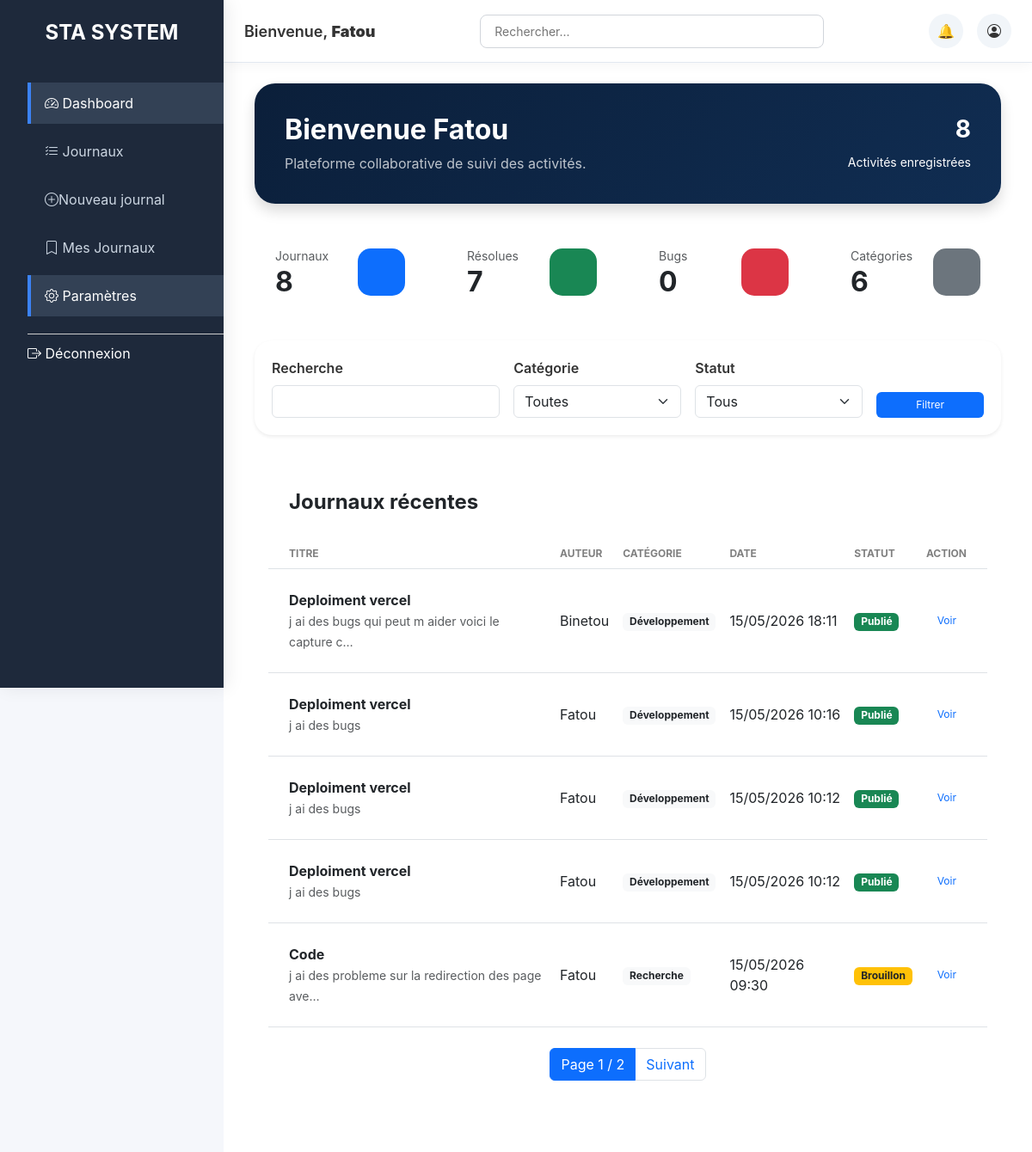
The page /activities/dashboard/ (signed in) on the database its author committed.
### activities/models.py (models this page shows, shortened)
class Journal(models.Model):
    titre = models.CharField(max_length=200)
    contenu = models.TextField()
    datecreation = models.DateTimeField(auto_now_add=True)
    categorie = models.ForeignKey(Categorie, on_delete=models.CASCADE)
    capture = models.ImageField(upload_to='captures/', null=True, blank=True)
    auteur = models.ForeignKey('auth.User', on_delete=models.CASCADE)
    STATUTS = (
        ('brouillon', 'Brouillon'),
        ('publie', 'Publié'),
        ('resolu', 'Résolu'),
    )
    statut = models.CharField(max_length=20, choices=STATUTS, default='brouillon')
    class Meta:
        ordering = ['-datecreation']
        verbose_name = "Journal"
        verbose_name_plural = "Journaux"

class Categorie(models.Model):
    nom = models.CharField(max_length=100)
    description = models.TextField()
    couleur = models.CharField(max_length=7, default='#007bff')
    datecreation = models.DateTimeField(auto_now_add=True)
    class Meta:
        ordering = ['nom']
        verbose_name = "Catégorie"
        verbose_name_plural = "Catégories"

### activities/views.py (the view)
# urls.py: path('dashboard/', views.dashboard, name='dashboard'),
@login_required(login_url='login')
def dashboard(request):
    activities = Journal.objects.all().order_by('-datecreation')
    search = request.GET.get('search')
    if search:
        activities = activities.filter(titre__icontains=search)
    categorie = request.GET.get('categorie')
    if categorie:
        activities = activities.filter(categorie_id=categorie)
    statut = request.GET.get('statut')
    if statut:
        activities = activities.filter(statut=statut)
    paginator = Paginator(activities, 5)  # 10 lignes par page
    page_number = request.GET.get('page')
    page_obj = paginator.get_page(page_number)
    context = {
        'recent_activities': page_obj,
        'page_obj': page_obj,
        'categories': Categorie.objects.all(),
        'total_activities': Journal.objects.count(),
        'resolved_activities': Journal.objects.filter(statut='publie').count(),
        'reported_bugs': Journal.objects.filter(statut='brouillon').count(),
        'categories_count': Categorie.objects.count(),
    }
    return render(request, 'dashboard.html', context)

### activities/templates/dashboard.html (shortened to what this page needs)
{% extends 'base.html' %}
{% block content %}
<div class="container-fluid">
    <div class="dashboard-hero shadow mb-4">
        <div class="d-flex justify-content-between align-items-center flex-wrap">
            <div>
                <h2 class="fw-bold mb-2">
                    Bienvenue {{ user.username }}
                </h2>
                <p class="mb-0 text-light opacity-75">
                    Plateforme collaborative de suivi des activités.
                </p>
            </div>
            <div class="text-end">
                <h3 class="fw-bold">{{ total_activities }}</h3>
                <small class="opacity-100">Activités enregistrées</small>
            </div>
        </div>
    </div>
    <div class="row g-4 mb-4">
        <div class="col-lg-3 col-md-6">
            <div class="card dashboard-card p-4">
                <div class="d-flex justify-content-between align-items-center">
                    <div>
                        <small class="text-muted">Journaux</small>
                        <h2 class="fw-bold mb-0">{{ total_activities }}</h2>
                    </div>
                    <div class="mini-icon bg-primary text-white"></div>
                </div>
            </div>
        </div>
        <div class="col-lg-3 col-md-6">
            <div class="card dashboard-card p-4">
                <div class="d-flex justify-content-between align-items-center">
                    <div>
                        <small class="text-muted">Résolues</small>
                        <h2 class="fw-bold mb-0">{{ resolved_activities }}</h2>
                    </div>
                    <div class="mini-icon bg-success text-white"></div>
                </div>
            </div>
        </div>
        <div class="col-lg-3 col-md-6">
            <div class="card dashboard-card p-4">
                <div class="d-flex justify-content-between align-items-center">
                    <div>
                        <small class="text-muted">Bugs</small>
                        <h2 class="fw-bold mb-0">{{ reported_bugs }}</h2>
                    </div>
                    <div class="mini-icon bg-danger text-white"></div>
                </div>
            </div>
        </div>
        <div class="col-lg-3 col-md-6">
            <div class="card dashboard-card p-4">
                <div class="d-flex justify-content-between align-items-center">
                    <div>
                        <small class="text-muted">Catégories</small>
                        <h2 class="fw-bold mb-0">{{ categories_count }}</h2>
                    </div>
                    <div class="mini-icon bg-secondary text-dark"></div>
                </div>
            </div>
        </div>
    </div>
    <div class="filter-box shadow-sm mb-4">
        <form method="GET">
            <div class="row g-3 align-items-end">
                <div class="col-lg-4">
                    <label class="form-label fw-semibold">Recherche</label>
                    <input type="text" name="search" class="form-control"
                           value="{{ request.GET.search }}">
                </div>
                <div class="col-lg-3">
                    <label class="form-label fw-semibold">Catégorie</label>
                    <select name="categorie" class="form-select">
                        <option value="">Toutes</option>
                    </select>
                </div>
                <div class="col-lg-3">
                    <label class="form-label fw-semibold">Statut</label>
                    <select name="statut" class="form-select">
                        <option value="">Tous</option>
                    </select>
                </div>
                <div class="col-lg-2 d-grid">
                    <button class="btn btn-primary">Filtrer</button>
                </div>
            </div>
        </form>
    </div>
    <div class="card dashboard-card dashboard-table-card">
        <div class="card-header bg-white border-0 p-4">
            <h4 class="fw-bold mb-1">Journaux récentes</h4>
        </div>
        <div class="card-body p-0">
            {% if recent_activities %}
            <div class="table-responsive">
                <table class="table align-middle mb-0">
                    <thead class="bg-light">
                        <tr>
                            <th class="ps-4">TITRE</th>
                            <th>AUTEUR</th>
                            <th>CATÉGORIE</th>
                            <th>DATE</th>
                            <th>STATUT</th>
                            <th class="text-end pe-4">ACTION</th>
                        </tr>
                    </thead>
                    <tbody>
                        {% for activity in recent_activities %}
                        <tr>
                            <td class="ps-4 py-4">
                                <strong>{{ activity.titre }}</strong><br>
                                <small class="text-muted">
                                    {{ activity.contenu|truncatechars:50 }}
                                </small>
                            </td>
                            <td>{{ activity.auteur.username }}</td>
                            <td>
                                <span class="badge bg-light text-dark">
                                    {{ activity.categorie.nom }}
                                </span>
                            </td>
                            <td>
                                {{ activity.datecreation|date:"d/m/Y H:i" }}
                            </td>
                            <td>
                                {% if activity.statut == 'publie' %}
                                    <span class="badge bg-success">Publié</span>
                                {% else %}
                                    <span class="badge bg-warning text-dark">Brouillon</span>
                                {% endif %}
                            </td>
                            <td class="text-end pe-4">
                                <a href="{% url 'journal_detail' activity.pk %}" class="btn btn-sm btn-outline-primary">
                                    Voir
                                </a>
                            </td>
                        </tr>
                        {% endfor %}
                    </tbody>
                </table>
            </div>
            <div class="d-flex justify-content-center py-4">
                <nav>
                    <ul class="pagination">
                        <li class="page-item active">
                            <span class="page-link">
                                Page {{ recent_activities.number }} / {{ recent_activities.paginator.num_pages }}
                            </span>
                        </li>
                        {% if recent_activities.has_next %}
                            <li class="page-item">
                                <a class="page-link"
                                   href="?page={{ recent_activities.next_page_number }}&search={{ request.GET.search }}&categorie={{ request.GET.categorie }}&statut={{ request.GET.statut }}">
                                    Suivant
                                </a>
                            </li>
                        {% endif %}
                    </ul>
                </nav>
            </div>
            {% else %}
            <div class="text-center py-5">
                <h5 class="fw-bold text-muted">Aucune activité disponible</h5>
            </div>
            {% endif %}
        </div>
    </div>
</div>
{% endblock %}

### activities/templates/base.html (shortened to what this page needs)
<!DOCTYPE html>
<html lang="fr">
<head>
    <link href="https://cdn.jsdelivr.net/npm/bootstrap@5.3.0/dist/css/bootstrap.min.css" rel="stylesheet">
    <link rel="stylesheet" href="https://cdn.jsdelivr.net/npm/bootstrap-icons@1.11.0/font/bootstrap-icons.css">
</head>
<body>
    {% if user.is_authenticated %}
    <aside class="sidebar">
        <div class="logo">STA SYSTEM</div>
        <nav>
            <ul>
                <li><a href="{% url 'dashboard' %}" class="{% if request.resolver_match.url_name == 'dashboard' %}active{% endif %}"><i class="bi bi-speedometer2"></i> Dashboard</a></li>
                <li><a href="{% url 'journal_list' %}" class=""><i class="bi bi-list-check"></i> Journaux</a></li>
                <li><a href="{% url 'journal_create' %}" class="{% if request.resolver_match.url_name == 'journal_create' %}active{% endif %}"><i class="bi bi-plus-circle"></i>Nouveau journal</a></li>
                <li><a href="{% url 'my_journal_list' %}" class="{% if request.resolver_match.url_name == 'my_journal_list' %}active{% endif %}"><i class="bi bi-bookmark"></i> Mes Journaux</a></li>
                <li><a href="{% url 'dashboard' %}" class="{% if request.resolver_match.url_name == 'dashboard' %}active{% endif %}"><i class="bi bi-gear"></i> Paramètres</a></li>
    <li style="border-top:1px solid #ccc; margin-top:20px; padding-top:10px;">
    <form method="POST"
          action="{% url 'logout' %}"
          onsubmit="return confirm('Voulez-vous vraiment vous déconnecter ?');">
        <button type="submit"
                style="background:none;border:none;color:white;cursor:pointer;">
                <i class="bi bi-box-arrow-right"></i>
            Déconnexion
        </button>
    </form>
</li>         </ul>
        </nav>
    </aside>
    <div class="main-content">
        <header class="topbar">
            <div class="welcome">Bienvenue, <strong>{{ user.get_full_name|default:user.username }}</strong></div>
            <div class="search">
                <input type="text" placeholder="Rechercher...">
            </div>
            <div class="actions">
                <div class="icon" title="Notifications">🔔</div>
                <div class="icon" title="Profil">
                    <i class="bi bi-person-circle"></i>
                </div>
            </div>
        </header>
        <main class="dashboard-content">
            {% block content %}{% endblock %}
        </main>
    </div>
    {% else %}
        {% block login_content %}<div class="container mt-5"><div class="row justify-content-center"><div class="col-md-6">Authentification requise</div></div></div>{% endblock %}
    {% endif %}
</body>
</html>

### activities/templates/base.html (style rules this page uses)
* { margin: 0; padding: 0; box-sizing: border-box; font-family: -apple-system, BlinkMacSystemFont, 'Segoe UI', Roboto, sans-serif; }
body { background-color: #f4f6f9; color: #333; }
.sidebar { position: fixed; left: 0; top: 0; width: 260px; height: 100vh; background-color: #1e293b; color: white; padding: 20px 0; z-index: 1000; overflow-y: auto; }
.sidebar .logo { font-size: 24px; font-weight: bold; text-align: center; margin-bottom: 40px; padding: 0 20px; }
body { background: #eef2ff; color: #333; }
.main-content { margin-left: 260px; min-height: 100vh; background-color: #ffffff; padding-bottom: 40px; }
.sidebar { box-shadow: 4px 0 20px rgba(15, 23, 42, 0.08); }
.topbar { background-color: #ffffff; box-shadow: 0 1px 15px rgba(15, 23, 42, 0.05); }
.card { background-color: #ffffff; border-radius: 8px; padding: 16px; border: 1px solid #e2e8f0; }
.sidebar nav ul { list-style: none; }
.sidebar nav ul li { margin-bottom: 8px; }
.sidebar nav ul li a { display: block; padding: 12px 20px; color: #cbd5e1; text-decoration: none; transition: background-color 0.3s; }
.sidebar nav ul li a:hover, .sidebar nav ul li a.active { background-color: #334155; color: white; }
.sidebar nav ul li a.active { box-shadow: inset 4px 0 0 0 #3b82f6; }
.main-content { margin-left: 260px; min-height: 100vh; }
.topbar { background-color: white; padding: 16px 24px; border-bottom: 1px solid #e2e8f0; display: flex; justify-content: space-between; align-items: center; }
.topbar .welcome { font-size: 18px; font-weight: 600; }
.topbar .search { flex: 1; max-width: 400px; margin: 0 24px; }
.topbar .search input { width: 100%; padding: 8px 16px; border: 1px solid #d1d5db; border-radius: 8px; font-size: 14px; }
.topbar .actions { display: flex; align-items: center; gap: 16px; }
.topbar .actions .icon { width: 40px; height: 40px; background-color: #f1f5f9; border-radius: 50%; display: flex; align-items: center; justify-content: center; cursor: pointer; transition: background-color 0.3s; }
.dashboard-content { padding: 24px; }
.card { background-color: white; border-radius: 8px; padding: 16px; border: 1px solid #e2e8f0; }
.btn { padding: 6px 12px; border: none; border-radius: 6px; font-size: 12px; cursor: pointer; transition: background-color 0.3s; }

### activities/templates/dashboard.html (style rules this page uses)
body { background: #f5f7fb; }
.dashboard-hero { background: linear-gradient(135deg, #0b1f3a 0%, #102d52 100%); color: white; border-radius: 24px; padding: 35px; }
.dashboard-card { border-radius: 20px; border: none; transition: 0.3s; }
.mini-icon { width: 55px; height: 55px; border-radius: 15px; display:flex; align-items:center; justify-content:center; font-size:22px; }
.table thead tr th { font-size: 12px; color: gray; text-transform: uppercase; }
.dashboard-table-card { border-radius: 25px; overflow: hidden; }
.filter-box { background: white; border-radius: 20px; padding: 20px; }

### rows shown on the page
Journal: titre "Deploiment vercel", contenu "j ai des bugs qui peut m aider voici le capture c…", auteur.username "Binetou", categorie.nom "Développement", datecreation "15/05/2026 18:11", statut "Publié"
Journal: titre "Deploiment vercel", contenu "j ai des bugs", auteur.username "Fatou", categorie.nom "Développement", datecreation "15/05/2026 10:16", statut "Publié"
Journal: titre "Deploiment vercel", contenu "j ai des bugs", auteur.username "Fatou", categorie.nom "Développement", datecreation "15/05/2026 10:12", statut "Publié"
Journal: titre "Deploiment vercel", contenu "j ai des bugs", auteur.username "Fatou", categorie.nom "Développement", datecreation "15/05/2026 10:12", statut "Publié"
Journal: titre "Code", contenu "j ai des probleme sur la redirection des page ave…", auteur.username "Fatou", categorie.nom "Recherche", datecreation "15/05/2026 09:30", statut "Brouillon"

### other values the page prints
{{ user.get_full_name|default:user.username }} "Fatou"
{{ user.username }} "Fatou"
{{ total_activities }} "8"
{{ resolved_activities }} "7"
{{ reported_bugs }} "0"
{{ categories_count }} "6"
{{ recent_activities.number }} "1"
{{ recent_activities.paginator.num_pages }} "2"
